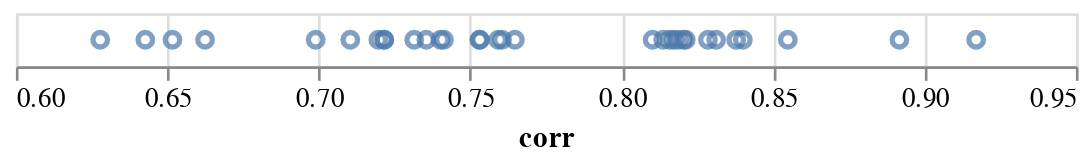

Notebook cell for this chart:
### Code cell
print("Average corr:",np.nanmean(confirmed_correlations))
print("Average corr std:",np.nanstd(confirmed_correlations))
alt.Chart(pd.DataFrame({'corr':confirmed_correlations})).mark_point().encode(x=alt.X('corr',scale=alt.Scale(domain=[0.6,0.95])))

### Figure 1 — Vega-Lite specification as saved in the notebook (floating-point values rounded to 4 significant figures)
{"config": {"view": {"continuousWidth": 400, "continuousHeight": 300}}, "data": {"name": "data-c9b16bbe591f2a7e8bfe318a355552de"}, "mark": "point", "encoding": {"x": {"type": "quantitative", "field": "corr", "scale": {"domain": [0.6, 0.95]}}}, "$schema": "https://vega.github.io/schema/vega-lite/v4.8.1.json", "datasets": {"data-c9b16bbe591f2a7e8bfe318a355552de": [{"corr": 0.8212}, {"corr": 0.8549}, {"corr": 0.7402}, {"corr": 0.8204}, {"corr": 0.6427}, {"corr": 0.7216}, {"corr": 0.7593}, {"corr": 0.8137}, {"corr": 0.7648}, {"corr": 0.84}, {"corr": 0.8187}, {"corr": 0.8312}, {"corr": 0.7533}, {"corr": 0.7605}, {"corr": 0.6278}, {"corr": 0.7216}, {"corr": 0.8158}, {"corr": 0.7355}, {"corr": 0.8173}, {"corr": 0.7413}, {"corr": 0.9171}, {"corr": 0.7315}, {"corr": 0.8102}, {"corr": 0.8917}, {"corr": 0.8285}, {"corr": 0.6517}, {"corr": 0.8378}, {"corr": 0.7104}, {"corr": 0.699}, {"corr": 0.6625}, {"corr": 0.753}, {"corr": 0.7197}]}}
